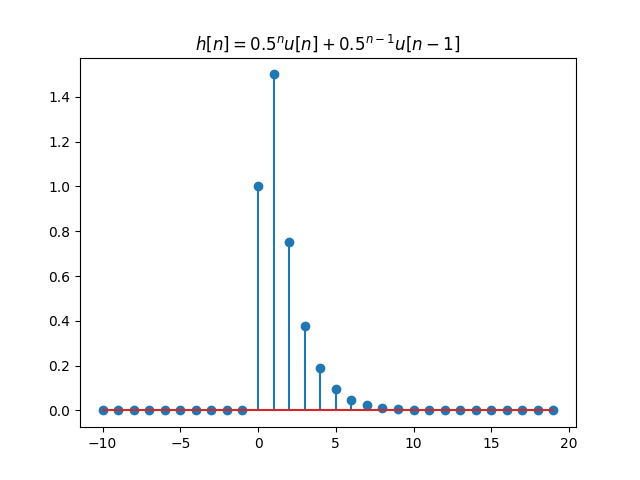

Here is the Python script that generated this plot:
#!/usr/bin/env python

import numpy as n
import matplotlib.pyplot as plt

def u(x):
    uo=n.zeros(len(x))
    uo[x>=0]=1.0
    return(uo)


a1=0.5
b0=1.0
b1=1.0

nn=n.arange(-10,20)

h=b0*a1**nn*u(nn)+b1*a1**(nn-1)*u(nn-1)
plt.stem(nn,h)
plt.title("$h[n]=0.5^n u[n] + 0.5^{n-1}u[n-1]$")
plt.savefig("iir.png")

